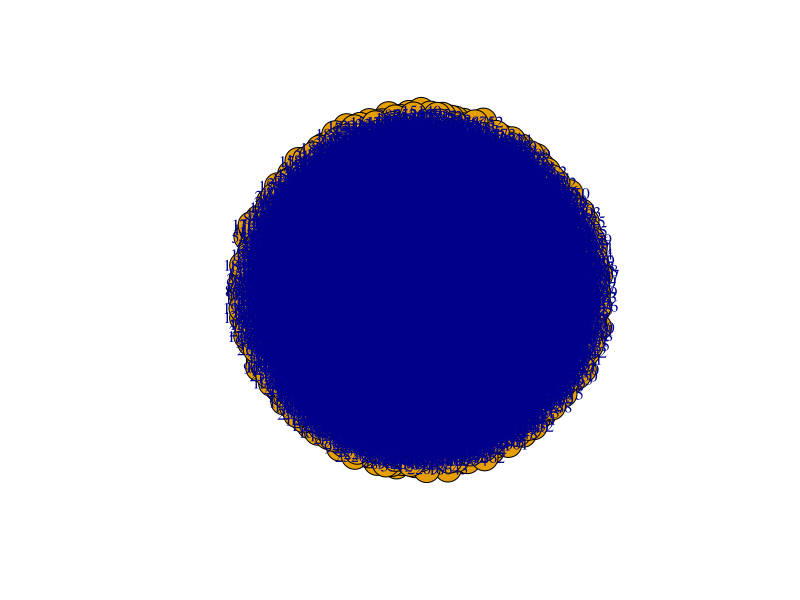

Write R code to recreate this figure. (Note: this script raises an error after producing the figure.)
#install.packages("igraph")
library(igraph)

# get data --> add your own path here
dataPath <- "./Documents/grad/bigdata/bigdata_project1_rood_frank"
setwd(dataPath)
getwd()
myData <- read.delim("data/project1_data.txt")

#set up graph
agraph <- graph_from_edgelist(as.matrix(myData))
agraph
plot.igraph(agraph)

#get adj matrix
agraph.adj <- igraph::get.adjacency(agraph)
agraph.adj

#density and other metrics
agraph.density = gden(agraph)
agraph.density

igraph::edge_density(agraph)
igraph::edge_density(agraph, loops=T)

#degree centrality
igraph::degree(agraph)
igraph::centr_betw(agraph)
igraph::centr_clo(agraph)
igraph::get.shortest.paths(agraph, 5)

#historgram
hist(igraph::degree(agraph))




